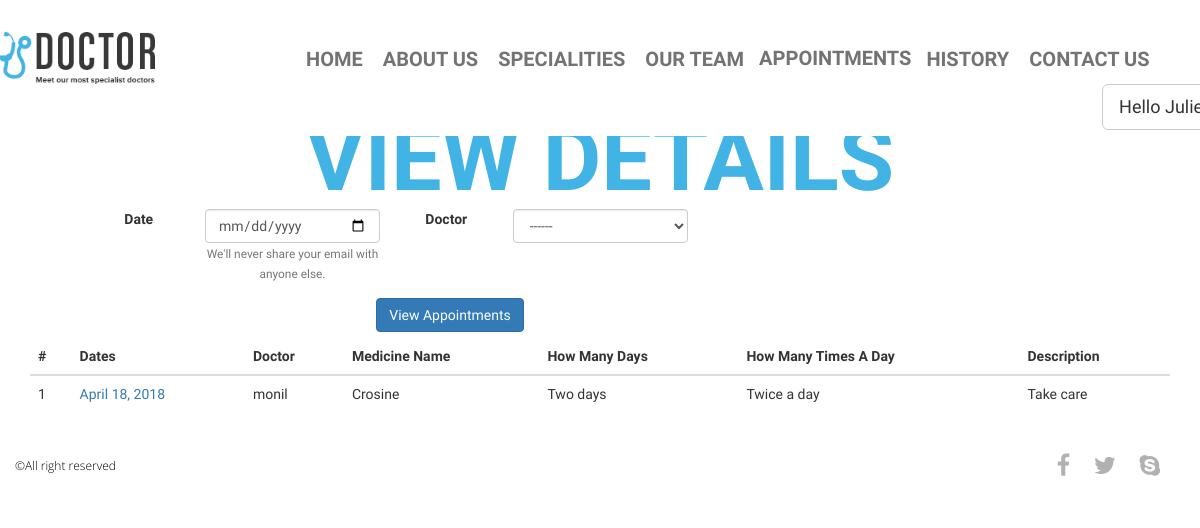
The app's page /history/ (signed in) with its own data.
### catalog/models.py (models this page shows)
class historydata(models.Model):
    u_id=models.CharField(max_length=100)
    Doctor_id=models.CharField(max_length=100,default="")
    date=models.DateField()
    Med_1=models.CharField(max_length=120)
    m1_days=models.CharField(max_length=100)
    m1_times_a_day=models.CharField(max_length=100)
    '''Med_2=models.ForeignKey(medicine,on_delete=models.CASCADE,related_name='m2')
    m2_days=models.CharField(max_length=100)
    m2_times_a_day=models.CharField(max_length=100)
    Med_3=models.ForeignKey(medicine,on_delete=models.CASCADE,related_name='m3')
    m3_days=models.CharField(max_length=100)
    m3_times_a_day=models.CharField(max_length=100)
    Med_4=models.ForeignKey(medicine,on_delete=models.CASCADE,related_name='m4')
    m4_days=models.CharField(max_length=100)
    m4_times_a_day=models.CharField(max_length=100)
    Med_5=models.ForeignKey(medicine,on_delete=models.CASCADE,related_name='m5')
    m5_days=models.CharField(max_length=100)
    m5_times_a_day=models.CharField(max_length=100)'''
    description=models.CharField(max_length=300)
    def __str__(self):
             return '{0} {1}'.format(self.date,self.Doctor_id)

### catalog/views.py (the view, shortened to what this page needs)
# urls.py: url(r'^history/$',views.history,name='history'),
def history(request):
    username=request.user
    print(username.id)
    d=Doctor.objects.filter(u_id=username.id)
    u=Patient.objects.filter(u_id=username.id)
    print(d)
    print(u)
    print(username.id)
    Doctor_logged_in=Doctor.objects.none()
    Patient_logged_in=Patient.objects.none()
    if u:
        Patient_logged_in=u
        print("Logged In user is Patient")
    if d:
        return redirect('/home/')
        Doctor_logged_in=d
        print("Logged In User Is Doctor")
    print(Patient_logged_in)
    logu=request.user
    App=historydata.objects.filter(u_id=logu).order_by('-date')
    print(App)
    print(App)
    doctors=Doctor.objects.all()
    return render(
            request,
            'history.html',
            context={'App':App,'Doctor_logged_in':Doctor_logged_in,'Patient_logged_in':Patient_logged_in,'doctors':doctors}
        )

### catalog/models.py (called while the page is built)
    def __str__(self):
        full_name=self.First_Name+self.Middle_Name+self.Last_Name
        return '{0} {1} {2} {3} {4} {5} {6}'.format(self.u_id,self.First_Name,self.Last_Name,self.Middle_Name,self.Address,self.Date_Of_Birth,self.Profile_pic)
        """
        Returns the url to access a detail record for this book.
        """

### catalog/templates/history.html (shortened to what this page needs)
{% load static%}
<!DOCTYPE html>
<html lang="en">
<head>
  <link rel="stylesheet" type="text/css" href="https://netdna.bootstrapcdn.com/bootstrap/3.1.1/css/bootstrap.min.css">
  <link rel="stylesheet" href="https://maxcdn.bootstrapcdn.com/bootstrap/3.3.7/css/bootstrap.min.css">
  <link rel="stylesheet" href="https://maxcdn.bootstrapcdn.com/bootstrap/3.3.7/css/bootstrap.min.css">
  <link rel="stylesheet" href="{% static 'main/css/font-awesome.min.css' %} ">
  <link rel="stylesheet" href="{% static 'main/css/bootstrap.min.css' %}">
  <link rel="stylesheet" href="{% static 'main/css/style.css' %} ">
</head>
<body>
  <header class="top-header">
    <div class="container">
      <div class="row">
        <div class="col-xs-2 header-logo">
          <br>
          <a href="main_base.html"><img src="{% static 'main/img/logo.png' %}" alt="" class="img-responsive logo"></a>
        </div>
        <div class="col-md-10">
          <nav class="navbar navbar-default">
            <div class="container-fluid nav-bar">
              <div class="collapse navbar-collapse" id="bs-example-navbar-collapse-1">
                <ul class="nav navbar-nav navbar-left">
                  <li><a class="menu " href="{% url 'home' %}">Home</a></li>
                  <li><a class="menu " href="{% url 'aboutus' %}">About Us</a></li>
                  <li><a class="menu" href="{% url 'service' %}">Specialities </a></li>
                  <li><a class="menu" href="{% url 'team' %}">Our Team</a></li>
                  {% if user.is_authenticated %}
                    {% if Patient_logged_in %}
                         <li class="dropdown">
                           <button class="dropbtn active">Appointments</button>
                        </li>
                     <li><a class="menu" href="{% url 'history' %}"> History</a></li>
                    {% endif %}
                    <li><a class="menu" href="{% url 'contact' %}"> Contact Us</a></li>
                  </ul>
                 <ul class="nav navbar-nav navbar-right">
                  <div class="dropdown">
                      <button class="btn btn-default btn-lg dropdown-toggle" type="button" data-toggle="dropdown"> Hello {{                 user.get_username }} !    </button>
                       </div>
                        </ul>
              {% endif %}
              </div>
            </div>
          </nav>
        </div>
      </div>
    </div>
  </header>
  <section class="takeapoint text-center" id="">
    <div class="container">
      <div class="row">
        <h2>View Details</h2>
      </div>
    </div>
    <form name="Appoint_form"  id="Appoint_form" method="post" novalidate>
      <div class="form-group row">
        <div class="col-sm-1"></div>
          <label for="colFormLabelSm" class="col-sm-1 col-form-label col-form-label-sm">Date</label>
          <div class="col-sm-2">
                <input type="date" class="form-control form-control-sm" id="id_date" name="date" for="{{id_for_label }} placeholder="Enter Appointment Date">
                <small id="emailHelp" class="form-text text-muted">We'll never share your email with anyone else.</small>
          </div>
          <label for="colFormLabelSm" class="col-sm-1 col-form-label col-form-label-sm">Doctor</label>
          <div class="col-sm-2">
            <select class="form-control" id="id_doctor_name" name="doctor_name" for="{{doctor_name.id_for_label }}">
              <option value=" ">------</option>
            </select>
          </div>
      </div>
          <div class="col-sm-9">
                <button type="submit" class="btn btn-primary">View Appointments</button>
          </div>
          <br><br>
  </form>
  </section>
  <section class ="tableborder" id="tableborder">
    <div class="container">
     <div class="table-responsive">
        <table class="table">
          <thead>
            <tr>
              <th>#</th>
              <th>Dates</th>
              <th>Doctor</th>
              <th>Medicine Name</th>
              <th>How Many Days</th>
              <th>How Many Times A Day</th>
              <th>Description</th>
            </tr>
          </thead>
          <tbody>
          {% for appoint in App%}
            <tr>
              <td>{{forloop.counter}}</td>
              <td><a href="{{appoint.Date}}">{{appoint.date}}</a></td>
              <td>{{appoint.Doctor_id}}</td>
              <td>{{appoint.Med_1}}</td>
              <td>{{appoint.m1_days}}</td>
              <td>{{appoint.m1_times_a_day}}</td>
              <td>{{appoint.description}}</td>
            </tr>
          </tbody>
          {% endfor %}
        </table>
    </div>
  </section>
  <footer class="footer clearfix">
    <div class="container">
      <div class="row">
        <div class="col-xs-6 footer-para">
          <p>&copy;All right reserved</p>
        </div>
        <div class="col-xs-6 text-right">
          <a href=""><i class="fa fa-facebook"></i></a>
          <a href=""><i class="fa fa-twitter"></i></a>
          <a href=""><i class="fa fa-skype"></i></a>
        </div>
      </div>
    </div>
  </footer>

### catalog/static/main/css/style.css (style rules this page uses)
.dropbtn { margin: -10px; background-color: transparent; border-color: transparent; transition: all .5s ease 0s; -webkit-transition: all .5s ease 0s; -moz-transition: all .5s ease 0s; -o-transition: all .5s ease 0s; -ms-transition: all .5s ease 0s; background: transparent; border: none; background color: white; left: 40px; font-size: 20px; color: #737373; text-transform: uppercase; transition: all .7s ease 0s; -webkit-transition: all .7s ease 0s; -moz-transition: all .7s ease 0s; -o-transition: all .7s ease 0s; -ms-transition: all .7s ease 0s; padding: 10px 10px; font-weight: bold; }
.dropdown { margin: -05px; background-color:white; left: 40px; right:10px; font-size: 0px; color: #737373; text-transform: uppercase; transition: all .7s ease 0s; -webkit-transition: all .7s ease 0s; -moz-transition: all .7s ease 0s; -o-transition: all .7s ease 0s; -ms-transition: all .7s ease 0s; padding: 10px 10px; font-weight: bold; color: white; }
body { margin: 0; padding: 0; font-family: 'BenchNine', sans-serif; }
li { list-style: none; }
a:hover, a:visited, a { text-decoration: none; }
h1, h2 { text-transform: uppercase; font-weight: bold; }
.top-header { background: #fff !important; position: fixed; width: 100%; z-index: 99999; }
.top-header img.logo { margin-left: -40px; margin-bottom: 20px; margin-top: -20px; size:10; transition: all .5s ease 0s; -webkit-transition: all .5s ease 0s; -moz-transition: all .5s ease 0s; -o-transition: all .5s ease 0s; -ms-transition: all .5s ease 0s; }
.navbar-default { background-color: transparent; border-color: transparent; margin-bottom: 0; margin-top: 6px; transition: all .5s ease 0s; -webkit-transition: all .5s ease 0s; -moz-transition: all .5s ease 0s; -o-transition: all .5s ease 0s; -ms-transition: all .5s ease 0s; }
.nav-bar { margin-top: 28px; }
ul.nav { margin: 0; padding: 0; }
.navbar-default .navbar-nav>li>a { left: 40px; font-size: 20px; color: #737373; text-transform: uppercase; transition: all .7s ease 0s; -webkit-transition: all .7s ease 0s; -moz-transition: all .7s ease 0s; -o-transition: all .7s ease 0s; -ms-transition: all .7s ease 0s; padding: 10px 10px; font-weight: bold; }
.takeapoint { background-repeat: repeat-y; margin-top: 10px; }
.takeapoint h2 { font-size: 90px; color: #42b3e5; margin-top: 100px; margin-bottom: 0; }
.tableborder { left: 25px; right: 25px; }
.footer-para { margin: 0; padding: 0; }
.footer p { font-size: 12px; color: #000; font-family: 'Open Sans', sans-serif; font-weight: 300; margin: 0; padding: 25px 0; }
.footer a i.fa { font-size: 24px; color: #b1b1b1; padding: 22px 10px; }
html, body, .carousel, .carousel-inner, .carousel-inner .item { height: 100%; }
.navbar { width:108% !important; margin:0px auto; left:0; right:10px; padding:0; }
.navbar-right { right:10px; }

### records on screen
historydata: date "April 18, 2018", Doctor_id "monil", Med_1 "Crosine", m1_days "Two days", m1_times_a_day "Twice a day", description "Take care"
